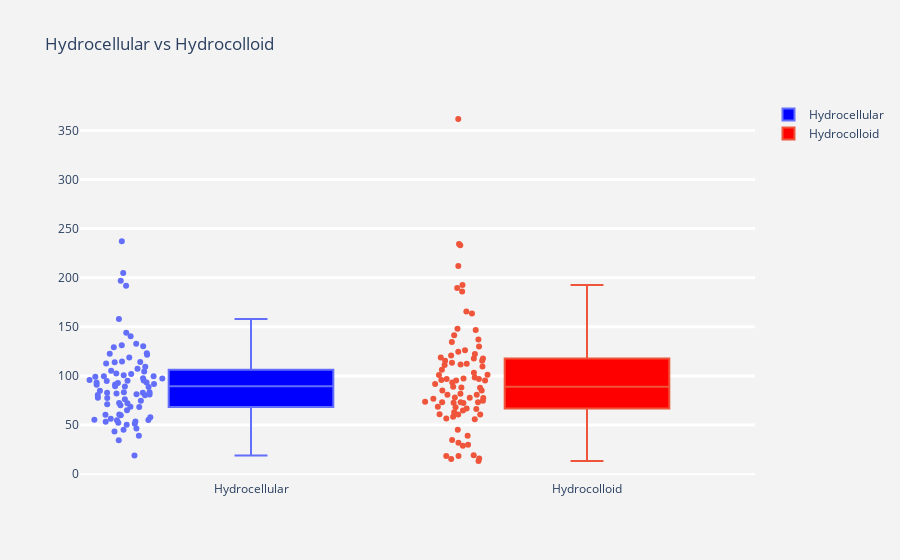

The notebook cell this image was saved under:
### Code cell
fig = go.Figure()
fig.add_trace(go.Box(y= cost_df.loc[cost_df['Dressing type'] == 'Hydrocellular']['updated total cost'] 
, boxpoints='all', name='Hydrocellular',fillcolor='blue', jitter=0.5, whiskerwidth=0.2))

fig.add_trace(go.Box(y= cost_df.loc[cost_df['Dressing type'] == 'Hydrocolloid']['updated total cost'], boxpoints='all', name='Hydrocolloid',
                    fillcolor='red', jitter=0.5, whiskerwidth=0.2))
fig.update_layout(title='Hydrocellular vs Hydrocolloid', 
                  yaxis=dict(gridcolor='rgb(255, 255, 255)',
                 gridwidth=3),
                 paper_bgcolor='rgb(243, 243, 243)',
                 plot_bgcolor='rgb(243, 243, 243)')

### Figure 1 — Plotly figure (JSON) as saved in the notebook; plotly's stock layout.template omitted (floating-point values rounded to 4 significant figures)
{"data": [{"boxpoints": "all", "fillcolor": "blue", "jitter": 0.5, "name": "Hydrocellular", "type": "box", "whiskerwidth": 0.2, "y": [51.24, 132.8, 95.3, 80.37, 94.98, 105.4, 89.6, 191.7, 118.7, 71.18, 101.9, 77.53, 114.8, 50.37, 93.24, 114.1, 60.02, 83.31, 77.74, 204.8, 19.02, 237.0, 122.6, 65.0, 91.86, 100.6, 80.55, 97.75, 93.43, 60.39, 82.83, 107.3, 81.46, 81.99, 43.37, 68.4, 94.85, 55.26, 83.37, 88.69, 56.44, 70.04, 76.15, 129.2, 54.9, 123.0, 131.3, 97.45, 196.9, 89.16, 99.58, 130.3, 53.52, 39.21, 140.5, 92.68, 72.5, 60.83, 72.18, 104.4, 144.0, 157.9, 80.97, 52.3, 34.61, 45.28, 109.4, 84.98, 82.79, 55.07, 46.57, 102.4, 57.93, 53.27, 112.6, 99.71, 99.11, 91.06, 121.5, 91.17, 95.83, 68.54, 114.1, 74.67]}, {"boxpoints": "all", "fillcolor": "red", "jitter": 0.5, "name": "Hydrocolloid", "type": "box", "whiskerwidth": 0.2, "y": [111.6, 122.2, 88.23, 113.5, 77.83, 81.96, 80.84, 98.44, 66.86, 39.18, 18.48, 126.1, 189.7, 15.45, 55.78, 32.02, 73.25, 361.6, 97.3, 93.43, 85.2, 137.1, 15.88, 60.63, 73.71, 78.11, 118.9, 85.18, 58.53, 103.3, 87.98, 96.83, 124.7, 100.9, 72.38, 60.8, 74.86, 234.3, 120.9, 95.92, 165.6, 89.07, 106.4, 13.39, 148.1, 66.42, 68.74, 80.9, 130.1, 117.9, 134.5, 117.7, 34.68, 18.5, 109.5, 115.4, 95.38, 163.5, 186.1, 73.11, 233.1, 192.6, 146.8, 60.92, 45.15, 73.17, 62.98, 30.03, 64.75, 72.64, 101.2, 112.4, 19.18, 77.55, 76.89, 212.0, 68.24, 115.6, 111.1, 141.4, 91.69, 96.93, 56.62, 95.33, 29.0]}], "layout": {"autosize": true, "paper_bgcolor": "rgb(243, 243, 243)", "plot_bgcolor": "rgb(243, 243, 243)", "title": {"text": "Hydrocellular vs Hydrocolloid"}, "xaxis": {"autorange": true, "range": [-0.5077, 1.5], "type": "category"}, "yaxis": {"autorange": true, "gridcolor": "rgb(255, 255, 255)", "gridwidth": 3, "range": [-5.959, 380.9], "type": "linear"}}}
